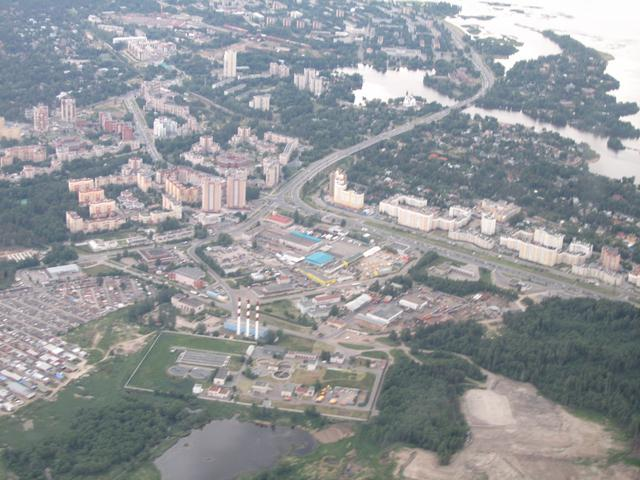
//> input picture module/opencv/extern_samples/salts/aero1.jpg, 640 x 480 px
$ ./connect   (built with g++ and OpenCV 4)
//> lines starting //> are read from the running program, lines starting //| are printed output that depends on the picture; after the words box and inside, x2 and y2 are one past the last pixel; in counts of white or black regions, pixels touching at a corner belong together
#include <opencv2/core/core.hpp>
#include <opencv2/highgui/highgui.hpp>
#include <opencv2/imgproc/imgproc.hpp>
#include <opencv2/core/utility.hpp>
#include <opencv2/imgcodecs.hpp>
#include <iostream>

int threshval = 100;
cv::Mat img;
static void on_trackbar(int, void*){
  cv::Mat bw = threshval < 128 ? (img < threshval) : (img > threshval);
  cv::Mat labelImage(img.size(), CV_32S);
  int nLabels = cv::connectedComponents(bw, labelImage, 8);
  std::vector<cv::Vec3b> colors(nLabels);
  colors[0] = cv::Vec3b(0, 0, 0);
  for (int label = 1; label < nLabels; ++label)
  {
    colors[label] = cv::Vec3b((rand()&255), (rand()&255), (rand()&255));
  }
  cv::Mat dst(img.size(), CV_8UC3);
  for (int r = 0; r < dst.rows; ++r) {
    for (int c = 0; c < dst.cols; ++c) {
      int label = labelImage.at<int>(r, c);
      cv::Vec3b &pixel = dst.at<cv::Vec3b>(r, c);
      pixel = colors[label];
    }
  }
  cv::imshow("Connected Componets", dst);
}

int main(int argc, char **argv){
    // cv::CommandLineParser parser(argc, argv,
        // "{@image|stuff.jpg image for converting to a grayscale}");

    // parser.about("\nThis program demonstrates connected components and use of the trackbar\n");
    // parser.printMessage();
    std::cout << "\nThe image is vonverted to frayscale and display , another image hs a trakbar\n"
      "that controls thresholding and thereby the extracted contours witch are drawn in color\n";
    // cv::String inputImage = parser.get<std::string>(0);

    img = cv::imread("../../../data/aero1.jpg", cv::IMREAD_GRAYSCALE);
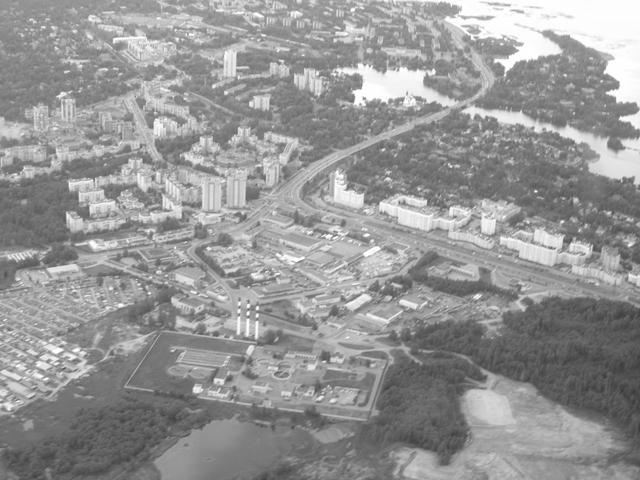
//> img: 480 rows x 640 cols, CV_8UC1; min 58, max 255, mean 149.9
    if (img.empty()) {
      // std::cout << "Could not read input image file: " <<  inputImage << std::endl;
      return EXIT_FAILURE;
    }
    cv::imshow("Image", img);
    cv::namedWindow("Connected Componets", cv::WINDOW_AUTOSIZE);
    cv::createTrackbar("Threshold", "Connected Componets",&threshval, 255, on_trackbar);
    on_trackbar(threshval, 0);
//> in on_trackbar, `cv::Mat bw = threshval < 128 ? (img < threshval) : (img > threshval);`:
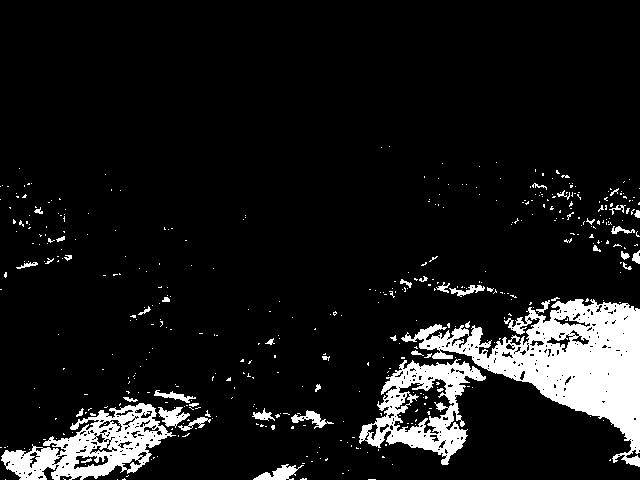
//> bw: 480 rows x 640 cols, CV_8UC1; 9.7% white; 447 white regions (404 under 20 px), largest, box (x1, y1, x2, y2) and area: (401, 299, 640, 467) 14607, (1, 403, 176, 480) 5806, (359, 359, 486, 465) 5108
//> in on_trackbar, `int nLabels = cv::connectedComponents(bw, labelImage, 8);`:
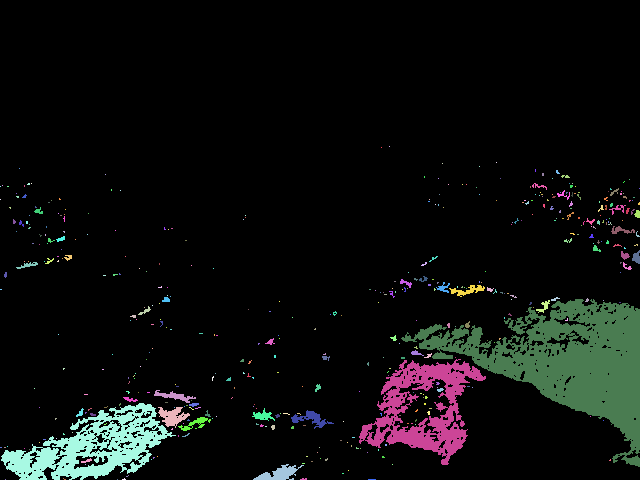
//> labelImage: 480 rows x 640 cols, CV_32SC1; 448 distinct labels, from 0 to 447; one colour per label, 0 black
//> in on_trackbar, `int nLabels = cv::connectedComponents(bw, labelImage, 8);`: nLabels = 448
    cv::waitKey(0);

    return EXIT_SUCCESS;
}

$ run again, with module/opencv/extern_samples/salts/butterfly.jpg copied over module/opencv/extern_samples/salts/aero1.jpg
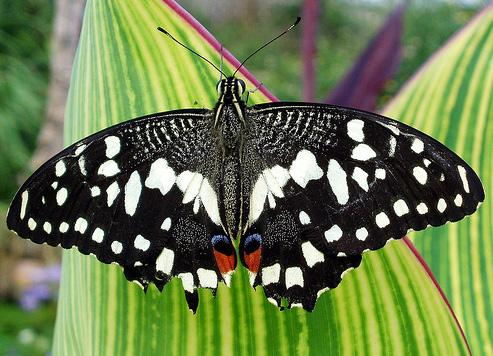
//> input picture module/opencv/extern_samples/salts/butterfly.jpg, 493 x 356 px
//> bw: 356 rows x 493 cols, CV_8UC1; 42.3% white; 136 white regions (113 under 20 px), largest, box (x1, y1, x2, y2) and area: (0, 0, 485, 356) 64928, (0, 0, 54, 85) 3656, (0, 284, 57, 348) 2056
//> in on_trackbar, `int nLabels = cv::connectedComponents(bw, labelImage, 8);`:
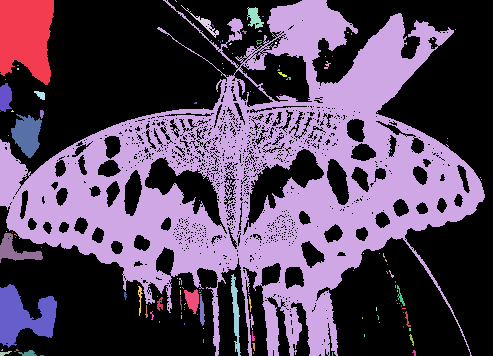
//> labelImage: 356 rows x 493 cols, CV_32SC1; 137 distinct labels, from 0 to 136; one colour per label, 0 black
//> nLabels = 137
//> the loop in on_trackbar, `for (int label = 1; label < nLabels; ++label)` made 136 passes
//> in on_trackbar, `cv::imshow("Connected Componets", dst);`:
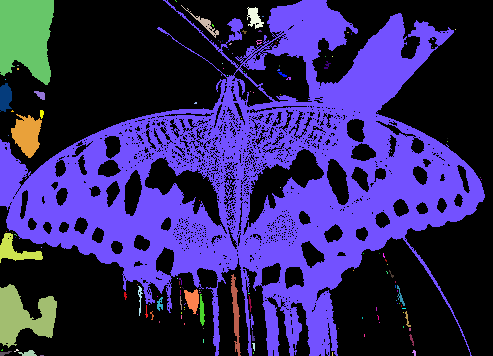
//> window 'Connected Componets': 356 rows x 493 cols, CV_8UC3; mean B, G, R 100, 39.5, 50.3
